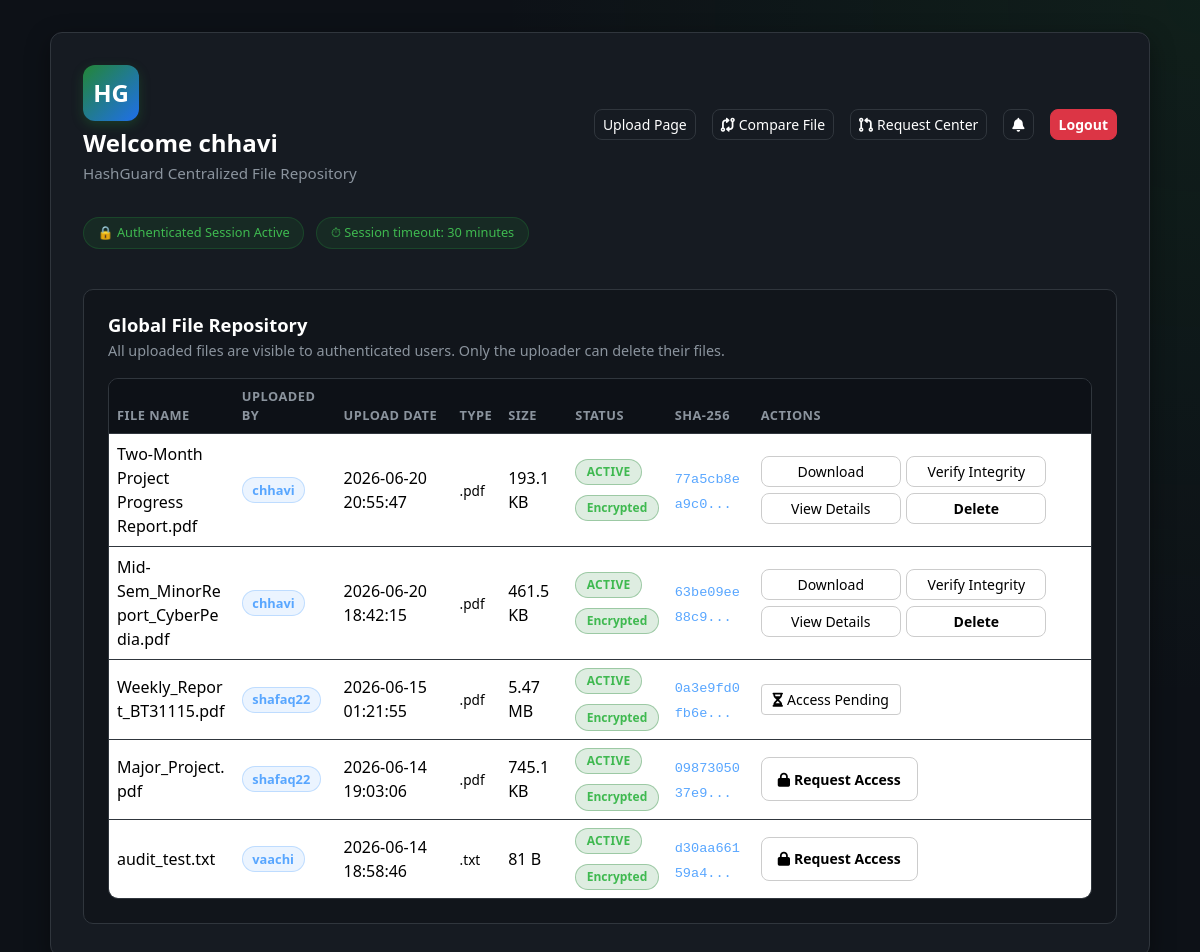
The page /dashboard (signed in) on the database as committed earlier.
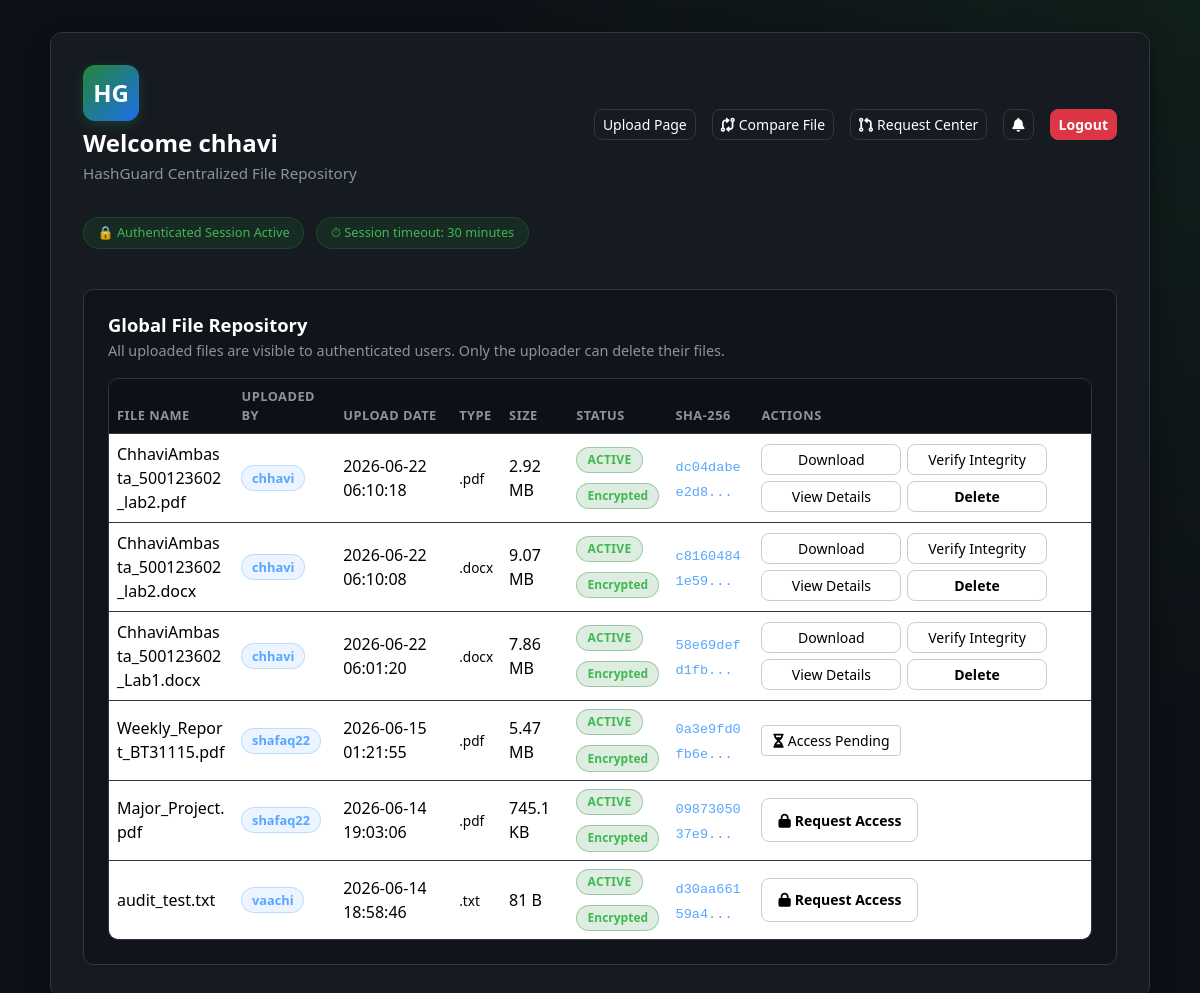
The same page on the database as committed later.
### tables this page shows
CREATE TABLE users (
    id INTEGER PRIMARY KEY AUTOINCREMENT,
    username TEXT NOT NULL UNIQUE,
    email TEXT NOT NULL UNIQUE,
    password_hash TEXT NOT NULL,
    created_at TIMESTAMP DEFAULT CURRENT_TIMESTAMP
, security_question TEXT NOT NULL DEFAULT 'q1', security_answer_hash TEXT NOT NULL DEFAULT '', email_verified INTEGER NOT NULL DEFAULT 0, last_login TIMESTAMP, account_status TEXT NOT NULL DEFAULT 'ACTIVE', failed_attempts INTEGER NOT NULL DEFAULT 0, locked_until TIMESTAMP);

CREATE TABLE files (
    id INTEGER PRIMARY KEY AUTOINCREMENT,
    owner_id INTEGER NOT NULL,
    original_filename TEXT NOT NULL,
    stored_filename TEXT NOT NULL,
    file_extension TEXT NOT NULL,
    file_size INTEGER NOT NULL,
    mime_type TEXT NOT NULL,
    sha256_hash TEXT NOT NULL,
    upload_time TIMESTAMP DEFAULT CURRENT_TIMESTAMP,
    last_verified TIMESTAMP,
    status TEXT NOT NULL DEFAULT 'ACTIVE',
    is_deleted INTEGER NOT NULL DEFAULT 0, content_hash TEXT,
    FOREIGN KEY (owner_id) REFERENCES users(id)
);

### app.py (the view)
@app.route("/dashboard")
@login_required
def dashboard():
    conn = get_db_connection()
    try:
        files = list_all_files(conn)
        enriched_files = []
        user_id = session["user_id"]
        for f in files:
            file_id = f["id"]
            file_dict = dict(f)
            permission = None
            if f["owner_id"] == user_id:
                permission = "OWNER"
            else:
                perm_row = conn.execute(
                    "SELECT permission_type FROM file_permissions WHERE file_id = ? AND user_id = ?",
                    (file_id, user_id)
                ).fetchone()
                if perm_row:
                    permission = perm_row["permission_type"]
            file_dict["user_permission"] = permission
            pending_req = conn.execute(
                "SELECT id FROM access_requests WHERE file_id = ? AND requester_id = ? AND status = 'PENDING'",
                (file_id, user_id)
            ).fetchone()
            file_dict["has_pending_request"] = pending_req is not None
            enriched_files.append(file_dict)
    finally:
        conn.close()
    return render_template(
        "dashboard.html",
        username=session.get("username"),
        files=enriched_files,
        current_user_id=session["user_id"],
    )

### app.py (called while the page is built)
def get_db_connection():
    conn = sqlite3.connect(DATABASE_PATH)
    conn.row_factory = sqlite3.Row
    return conn

def utc_now():
    return datetime.utcnow()

def login_required(view_func):
    @wraps(view_func)
    def wrapped_view(*args, **kwargs):
        if "user_id" not in session:
            flash("Please log in to access the dashboard.", "warning")
            return redirect(url_for("login"))
        last_activity = session.get("last_activity")
        if last_activity and (utc_now().timestamp() - last_activity) > SESSION_TIMEOUT_SECONDS:
            session.clear()
            flash("Your session has expired due to inactivity. Please log in again.", "warning")
            return redirect(url_for("login"))
        session["last_activity"] = utc_now().timestamp()
        return view_func(*args, **kwargs)
    return wrapped_view

@app.context_processor
def inject_notifications():
    if "user_id" in session:
        conn = get_db_connection()
        try:
            notifications_list = conn.execute(
                """
                SELECT * FROM notifications
                WHERE user_id = ?
                ORDER BY created_at DESC
                LIMIT 8
                """,
                (session["user_id"],),
            ).fetchall()
            unread_count = conn.execute(
                "SELECT COUNT(*) FROM notifications WHERE user_id = ? AND is_read = 0",
                (session["user_id"],),
            ).fetchone()[0]
        finally:
            conn.close()
        return {
            "notifications": notifications_list,
            "unread_notifications_count": unread_count,
        }
    return {
        "notifications": [],
        "unread_notifications_count": 0,
    }

### file_service.py (called while the page is built)
def format_file_size(num_bytes):
    if num_bytes < 1024:
        return f"{num_bytes} B"
    if num_bytes < 1024 * 1024:
        return f"{num_bytes / 1024:.1f} KB"
    if num_bytes < 1024 * 1024 * 1024:
        return f"{num_bytes / (1024 * 1024):.2f} MB"
    return f"{num_bytes / (1024 * 1024 * 1024):.2f} GB"

def truncate_hash(sha256_hash, visible_chars=12):
    if not sha256_hash:
        return ""
    if len(sha256_hash) <= visible_chars:
        return sha256_hash
    return f"{sha256_hash[:visible_chars]}..."

### templates/dashboard.html (shortened to what this page needs)
<!DOCTYPE html>
<html lang="en">
<head>
    <link href="https://cdn.jsdelivr.net/npm/bootstrap@5.3.3/dist/css/bootstrap.min.css" rel="stylesheet">
    <link rel="stylesheet" href="https://cdnjs.cloudflare.com/ajax/libs/font-awesome/6.4.0/css/all.min.css">
    <link rel="stylesheet" href="{{ url_for('static', filename='css/style.css') }}">
</head>
<body>
    <div class="dashboard-wrapper">
        <div class="container dashboard-container">
            <div class="dashboard-card dashboard-card-wide mx-auto">
                <div class="dashboard-header">
                    <div>
                        <div class="brand-logo mb-2">HG</div>
                        <h1 class="welcome-text">Welcome {{ username }}</h1>
                        <p class="welcome-subtext">HashGuard Centralized File Repository</p>
                    </div>
                    <div class="dashboard-actions d-flex align-items-center">
                        <a href="{{ url_for('files.upload_page') }}" class="btn btn-outline-light btn-sm me-2">Upload Page</a>
                        <a href="{{ url_for('compare_file') }}" class="btn btn-outline-light btn-sm me-2">
                            <i class="fa-solid fa-code-compare me-1"></i>Compare File
                        </a>
                        <a href="{{ url_for('requests_page') }}" class="btn btn-outline-light btn-sm me-2">
                            <i class="fa-solid fa-code-pull-request me-1"></i>Request Center
                        </a>
                        <div class="dropdown me-2 d-inline-block">
                            <button class="btn btn-outline-light btn-sm position-relative dropdown-toggle hide-caret" type="button" id="notificationBell" data-bs-toggle="dropdown" aria-expanded="false">
                                <i class="fa-solid fa-bell"></i>
                            </button>
                        </div>
                        <a href="{{ url_for('logout') }}" class="btn btn-danger btn-sm">Logout</a>
                    </div>
                </div>
                <div class="dashboard-badges mb-4">
                    <span class="security-badge">&#128274; Authenticated Session Active</span>
                    <span class="security-badge ms-2">&#9201; Session timeout: 30 minutes</span>
                </div>
                <section class="dashboard-section mt-4">
                    <div class="section-header-row">
                        <div>
                            <h2 class="section-title mb-1">Global File Repository</h2>
                            <p class="section-description mb-0">All uploaded files are visible to authenticated users. Only the uploader can delete their files.</p>
                        </div>
                    </div>
                    {% if files %}
                        <div class="table-responsive files-table-wrapper mt-3">
                            <table class="table files-table align-middle">
                                <thead>
                                    <tr>
                                        <th>File Name</th>
                                        <th>Uploaded By</th>
                                        <th>Upload Date</th>
                                        <th>Type</th>
                                        <th>Size</th>
                                        <th>Status</th>
                                        <th>SHA-256</th>
                                        <th>Actions</th>
                                    </tr>
                                </thead>
                                <tbody>
                                    {% for file in files %}
                                        <tr>
                                            <td class="filename-cell">{{ file.original_filename }}</td>
                                            <td><span class="owner-badge">{{ file.owner_username }}</span></td>
                                            <td>{{ file.upload_time }}</td>
                                            <td><span class="type-badge">.{{ file.file_extension }}</span></td>
                                            <td>{{ format_file_size(file.file_size) }}</td>
                                            <td>
                                                <div class="status-column">
                                                    <span class="status-badge status-{{ file.status|lower }}">
                                                        {{ file.status }}
                                                    </span>
                                                    <span class="encryption-badge">
                                                        Encrypted
                                                    </span>
                                                </div>
                                            </td>
                                            <td><code class="hash-preview">{{ truncate_hash(file.sha256_hash) }}</code></td>
                                            <td>
                                                <div class="file-actions">
                                                    {% if file.user_permission %}
                                                        <a href="{{ url_for('files.download_file', file_id=file.id) }}" class="btn btn-outline-light btn-sm">Download</a>
                                                        <form action="{{ url_for('files.verify_file', file_id=file.id) }}" method="POST" class="d-inline">
                                                            <button type="submit" class="btn btn-outline-light btn-sm">Verify Integrity</button>
                                                        </form>
                                                        <a href="{{ url_for('files.file_details', file_id=file.id) }}" class="btn btn-outline-light btn-sm">View Details</a>
                                                        {% if file.user_permission == 'OWNER' %}
                                                            <form action="{{ url_for('files.delete_file', file_id=file.id) }}" method="POST" class="d-inline" onsubmit="return confirm('Soft delete this file?');">
                                                                <button type="submit" class="btn btn-danger btn-sm">Delete</button>
                                                            </form>
                                                        {% endif %}
                                                    {% else %}
                                                        {% if file.has_pending_request %}
                                                            <button class="btn btn-outline-secondary btn-sm" disabled>
                                                                <i class="fa-solid fa-hourglass-half me-1"></i>Access Pending
                                                            </button>
                                                        {% else %}
                                                            <a href="{{ url_for('files.request_access', file_id=file.id) }}" class="btn btn-primary btn-sm">
                                                                <i class="fa-solid fa-lock me-1"></i>Request Access
                                                            </a>
                                                        {% endif %}
                                                    {% endif %}
                                                </div>
                                            </td>
                                        </tr>
                                    {% endfor %}
                                </tbody>
                            </table>
                        </div>
                    {% else %}
                        <div class="empty-state mt-3">
                            <p class="mb-0">No files in the repository yet. Use the upload area above to add the first file.</p>
                        </div>
                    {% endif %}
                </section>
            </div>
        </div>
    </div>
</body>
</html>

Rows that differ between the two databases and show on the page:
no longer on this page (row edited): files: original_filename "Two-Month Project Progress Report.pdf", owner_username "chhavi", upload_time "2026-06-20 20:55:47", file_extension "pdf", file_size "193.1 KB", status "ACTIVE", sha256_hash "77a5cb8ea9c0..."
no longer on this page (row edited): files: original_filename "Mid-Sem_MinorReport_CyberPedia.pdf", owner_username "chhavi", upload_time "2026-06-20 18:42:15", file_extension "pdf", file_size "461.5 KB", status "ACTIVE", sha256_hash "63be09ee88c9..."
added files: original_filename "ChhaviAmbasta_500123602_lab2.pdf", owner_username "chhavi", upload_time "2026-06-22 06:10:18", file_extension "pdf", file_size "2.92 MB", status "ACTIVE", sha256_hash "dc04dabee2d8..."
added files: original_filename "ChhaviAmbasta_500123602_lab2.docx", owner_username "chhavi", upload_time "2026-06-22 06:10:08", file_extension "docx", file_size "9.07 MB", status "ACTIVE", sha256_hash "c81604841e59..."
added files: original_filename "ChhaviAmbasta_500123602_Lab1.docx", owner_username "chhavi", upload_time "2026-06-22 06:01:20", file_extension "docx", file_size "7.86 MB", status "ACTIVE", sha256_hash "58e69defd1fb..."
